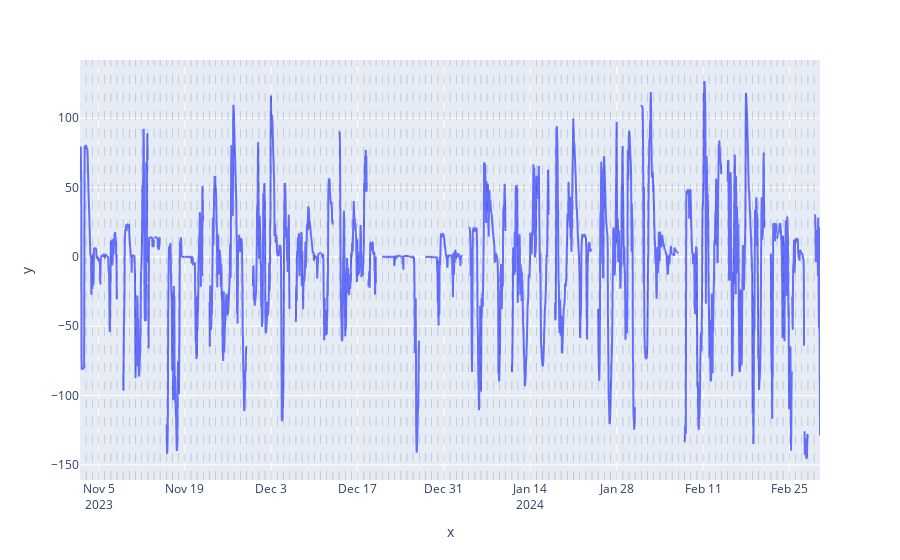

Write notebook code for a chart like this one.
### Code cell
# Instanciate the AverageSeasonalityRemover
avg_seasonality_rmv = AverageSeasonalityRemover()

# Fit and normalize
gen_data_dt_seasonality_rmv = avg_seasonality_rmv.fit_transform(gen_data_dt_peeled,
                                                                window_size = 24)

# Plot
plot_time_serie(gen_data_dt_seasonality_rmv,
                "",
                "value",
                dt_index = True)

### Figure 1 — Plotly figure (JSON) as saved in the notebook; plotly's stock layout.template omitted (floating-point values rounded to 4 significant figures; data arrays with more than 128 entries replaced by an {"elided": "..."} marker saying what was removed)
{"data": [{"hovertemplate": "x=%{x}<br>y=%{y}<extra></extra>", "legendgroup": "", "line": {"color": "#636efa", "dash": "solid"}, "marker": {"symbol": "circle"}, "mode": "lines", "name": "", "showlegend": false, "type": "scattergl", "x": {"elided": "2880 str values"}, "xaxis": "x", "y": {"elided": "2880 float values"}, "yaxis": "y"}], "layout": {"legend": {"tracegroupgap": 0}, "margin": {"t": 60}, "shapes": [{"line": {"color": "black", "dash": "dash", "width": 0.5}, "opacity": 0.3, "type": "line", "x0": "2023-11-03T00:00:00", "x1": "2023-11-03T00:00:00", "xref": "x", "y0": 0, "y1": 1, "yref": "y domain"}, {"line": {"color": "black", "dash": "dash", "width": 0.5}, "opacity": 0.3, "type": "line", "x0": "2023-11-04T00:00:00", "x1": "2023-11-04T00:00:00", "xref": "x", "y0": 0, "y1": 1, "yref": "y domain"}, {"line": {"color": "black", "dash": "dash", "width": 0.5}, "opacity": 0.3, "type": "line", "x0": "2023-11-05T00:00:00", "x1": "2023-11-05T00:00:00", "xref": "x", "y0": 0, "y1": 1, "yref": "y domain"}, {"line": {"color": "black", "dash": "dash", "width": 0.5}, "opacity": 0.3, "type": "line", "x0": "2023-11-06T00:00:00", "x1": "2023-11-06T00:00:00", "xref": "x", "y0": 0, "y1": 1, "yref": "y domain"}, {"line": {"color": "black", "dash": "dash", "width": 0.5}, "opacity": 0.3, "type": "line", "x0": "2023-11-07T00:00:00", "x1": "2023-11-07T00:00:00", "xref": "x", "y0": 0, "y1": 1, "yref": "y domain"}, {"line": {"color": "black", "dash": "dash", "width": 0.5}, "opacity": 0.3, "type": "line", "x0": "2023-11-08T00:00:00", "x1": "2023-11-08T00:00:00", "xref": "x", "y0": 0, "y1": 1, "yref": "y domain"}, {"line": {"color": "black", "dash": "dash", "width": 0.5}, "opacity": 0.3, "type": "line", "x0": "2023-11-09T00:00:00", "x1": "2023-11-09T00:00:00", "xref": "x", "y0": 0, "y1": 1, "yref": "y domain"}, {"line": {"color": "black", "dash": "dash", "width": 0.5}, "opacity": 0.3, "type": "line", "x0": "2023-11-10T00:00:00", "x1": "2023-11-10T00:00:00", "xref": "x", "y0": 0, "y1": 1, "yref": "y domain"}, {"line": {"color": "black", "dash": "dash", "width": 0.5}, "opacity": 0.3, "type": "line", "x0": "2023-11-11T00:00:00", "x1": "2023-11-11T00:00:00", "xref": "x", "y0": 0, "y1": 1, "yref": "y domain"}, {"line": {"color": "black", "dash": "dash", "width": 0.5}, "opacity": 0.3, "type": "line", "x0": "2023-11-12T00:00:00", "x1": "2023-11-12T00:00:00", "xref": "x", "y0": 0, "y1": 1, "yref": "y domain"}, {"line": {"color": "black", "dash": "dash", "width": 0.5}, "opacity": 0.3, "type": "line", "x0": "2023-11-13T00:00:00", "x1": "2023-11-13T00:00:00", "xref": "x", "y0": 0, "y1": 1, "yref": "y domain"}, {"line": {"color": "black", "dash": "dash", "width": 0.5}, "opacity": 0.3, "type": "line", "x0": "2023-11-14T00:00:00", "x1": "2023-11-14T00:00:00", "xref": "x", "y0": 0, "y1": 1, "yref": "y domain"}, {"line": {"color": "black", "dash": "dash", "width": 0.5}, "opacity": 0.3, "type": "line", "x0": "2023-11-15T00:00:00", "x1": "2023-11-15T00:00:00", "xref": "x", "y0": 0, "y1": 1, "yref": "y domain"}, {"line": {"color": "black", "dash": "dash", "width": 0.5}, "opacity": 0.3, "type": "line", "x0": "2023-11-16T00:00:00", "x1": "2023-11-16T00:00:00", "xref": "x", "y0": 0, "y1": 1, "yref": "y domain"}, {"line": {"color": "black", "dash": "dash", "width": 0.5}, "opacity": 0.3, "type": "line", "x0": "2023-11-17T00:00:00", "x1": "2023-11-17T00:00:00", "xref": "x", "y0": 0, "y1": 1, "yref": "y domain"}, {"line": {"color": "black", "dash": "dash", "width": 0.5}, "opacity": 0.3, "type": "line", "x0": "2023-11-18T00:00:00", "x1": "2023-11-18T00:00:00", "xref": "x", "y0": 0, "y1": 1, "yref": "y domain"}, {"line": {"color": "black", "dash": "dash", "width": 0.5}, "opacity": 0.3, "type": "line", "x0": "2023-11-19T00:00:00", "x1": "2023-11-19T00:00:00", "xref": "x", "y0": 0, "y1": 1, "yref": "y domain"}, {"line": {"color": "black", "dash": "dash", "width": 0.5}, "opacity": 0.3, "type": "line", "x0": "2023-11-20T00:00:00", "x1": "2023-11-20T00:00:00", "xref": "x", "y0": 0, "y1": 1, "yref": "y domain"}, {"line": {"color": "black", "dash": "dash", "width": 0.5}, "opacity": 0.3, "type": "line", "x0": "2023-11-21T00:00:00", "x1": "2023-11-21T00:00:00", "xref": "x", "y0": 0, "y1": 1, "yref": "y domain"}, {"line": {"color": "black", "dash": "dash", "width": 0.5}, "opacity": 0.3, "type": "line", "x0": "2023-11-22T00:00:00", "x1": "2023-11-22T00:00:00", "xref": "x", "y0": 0, "y1": 1, "yref": "y domain"}, {"line": {"color": "black", "dash": "dash", "width": 0.5}, "opacity": 0.3, "type": "line", "x0": "2023-11-23T00:00:00", "x1": "2023-11-23T00:00:00", "xref": "x", "y0": 0, "y1": 1, "yref": "y domain"}, {"line": {"color": "black", "dash": "dash", "width": 0.5}, "opacity": 0.3, "type": "line", "x0": "2023-11-24T00:00:00", "x1": "2023-11-24T00:00:00", "xref": "x", "y0": 0, "y1": 1, "yref": "y domain"}, {"line": {"color": "black", "dash": "dash", "width": 0.5}, "opacity": 0.3, "type": "line", "x0": "2023-11-25T00:00:00", "x1": "2023-11-25T00:00:00", "xref": "x", "y0": 0, "y1": 1, "yref": "y domain"}, {"line": {"color": "black", "dash": "dash", "width": 0.5}, "opacity": 0.3, "type": "line", "x0": "2023-11-26T00:00:00", "x1": "2023-11-26T00:00:00", "xref": "x", "y0": 0, "y1": 1, "yref": "y domain"}, {"line": {"color": "black", "dash": "dash", "width": 0.5}, "opacity": 0.3, "type": "line", "x0": "2023-11-27T00:00:00", "x1": "2023-11-27T00:00:00", "xref": "x", "y0": 0, "y1": 1, "yref": "y domain"}, {"line": {"color": "black", "dash": "dash", "width": 0.5}, "opacity": 0.3, "type": "line", "x0": "2023-11-28T00:00:00", "x1": "2023-11-28T00:00:00", "xref": "x", "y0": 0, "y1": 1, "yref": "y domain"}, {"line": {"color": "black", "dash": "dash", "width": 0.5}, "opacity": 0.3, "type": "line", "x0": "2023-11-29T00:00:00", "x1": "2023-11-29T00:00:00", "xref": "x", "y0": 0, "y1": 1, "yref": "y domain"}, {"line": {"color": "black", "dash": "dash", "width": 0.5}, "opacity": 0.3, "type": "line", "x0": "2023-11-30T00:00:00", "x1": "2023-11-30T00:00:00", "xref": "x", "y0": 0, "y1": 1, "yref": "y domain"}, {"line": {"color": "black", "dash": "dash", "width": 0.5}, "opacity": 0.3, "type": "line", "x0": "2023-12-01T00:00:00", "x1": "2023-12-01T00:00:00", "xref": "x", "y0": 0, "y1": 1, "yref": "y domain"}, {"line": {"color": "black", "dash": "dash", "width": 0.5}, "opacity": 0.3, "type": "line", "x0": "2023-12-02T00:00:00", "x1": "2023-12-02T00:00:00", "xref": "x", "y0": 0, "y1": 1, "yref": "y domain"}, {"line": {"color": "black", "dash": "dash", "width": 0.5}, "opacity": 0.3, "type": "line", "x0": "2023-12-03T00:00:00", "x1": "2023-12-03T00:00:00", "xref": "x", "y0": 0, "y1": 1, "yref": "y domain"}, {"line": {"color": "black", "dash": "dash", "width": 0.5}, "opacity": 0.3, "type": "line", "x0": "2023-12-04T00:00:00", "x1": "2023-12-04T00:00:00", "xref": "x", "y0": 0, "y1": 1, "yref": "y domain"}, {"line": {"color": "black", "dash": "dash", "width": 0.5}, "opacity": 0.3, "type": "line", "x0": "2023-12-05T00:00:00", "x1": "2023-12-05T00:00:00", "xref": "x", "y0": 0, "y1": 1, "yref": "y domain"}, {"line": {"color": "black", "dash": "dash", "width": 0.5}, "opacity": 0.3, "type": "line", "x0": "2023-12-06T00:00:00", "x1": "2023-12-06T00:00:00", "xref": "x", "y0": 0, "y1": 1, "yref": "y domain"}, {"line": {"color": "black", "dash": "dash", "width": 0.5}, "opacity": 0.3, "type": "line", "x0": "2023-12-07T00:00:00", "x1": "2023-12-07T00:00:00", "xref": "x", "y0": 0, "y1": 1, "yref": "y domain"}, {"line": {"color": "black", "dash": "dash", "width": 0.5}, "opacity": 0.3, "type": "line", "x0": "2023-12-08T00:00:00", "x1": "2023-12-08T00:00:00", "xref": "x", "y0": 0, "y1": 1, "yref": "y domain"}, {"line": {"color": "black", "dash": "dash", "width": 0.5}, "opacity": 0.3, "type": "line", "x0": "2023-12-09T00:00:00", "x1": "2023-12-09T00:00:00", "xref": "x", "y0": 0, "y1": 1, "yref": "y domain"}, {"line": {"color": "black", "dash": "dash", "width": 0.5}, "opacity": 0.3, "type": "line", "x0": "2023-12-10T00:00:00", "x1": "2023-12-10T00:00:00", "xref": "x", "y0": 0, "y1": 1, "yref": "y domain"}, {"line": {"color": "black", "dash": "dash", "width": 0.5}, "opacity": 0.3, "type": "line", "x0": "2023-12-11T00:00:00", "x1": "2023-12-11T00:00:00", "xref": "x", "y0": 0, "y1": 1, "yref": "y domain"}, {"line": {"color": "black", "dash": "dash", "width": 0.5}, "opacity": 0.3, "type": "line", "x0": "2023-12-12T00:00:00", "x1": "2023-12-12T00:00:00", "xref": "x", "y0": 0, "y1": 1, "yref": "y domain"}, {"line": {"color": "black", "dash": "dash", "width": 0.5}, "opacity": 0.3, "type": "line", "x0": "2023-12-13T00:00:00", "x1": "2023-12-13T00:00:00", "xref": "x", "y0": 0, "y1": 1, "yref": "y domain"}, {"line": {"color": "black", "dash": "dash", "width": 0.5}, "opacity": 0.3, "type": "line", "x0": "2023-12-14T00:00:00", "x1": "2023-12-14T00:00:00", "xref": "x", "y0": 0, "y1": 1, "yref": "y domain"}, {"line": {"color": "black", "dash": "dash", "width": 0.5}, "opacity": 0.3, "type": "line", "x0": "2023-12-15T00:00:00", "x1": "2023-12-15T00:00:00", "xref": "x", "y0": 0, "y1": 1, "yref": "y domain"}, {"line": {"color": "black", "dash": "dash", "width": 0.5}, "opacity": 0.3, "type": "line", "x0": "2023-12-16T00:00:00", "x1": "2023-12-16T00:00:00", "xref": "x", "y0": 0, "y1": 1, "yref": "y domain"}, {"line": {"color": "black", "dash": "dash", "width": 0.5}, "opacity": 0.3, "type": "line", "x0": "2023-12-17T00:00:00", "x1": "2023-12-17T00:00:00", "xref": "x", "y0": 0, "y1": 1, "yref": "y domain"}, {"line": {"color": "black", "dash": "dash", "width": 0.5}, "opacity": 0.3, "type": "line", "x0": "2023-12-18T00:00:00", "x1": "2023-12-18T00:00:00", "xref": "x", "y0": 0, "y1": 1, "yref": "y domain"}, {"line": {"color": "black", "dash": "dash", "width": 0.5}, "opacity": 0.3, "type": "line", "x0": "2023-12-19T00:00:00", "x1": "2023-12-19T00:00:00", "xref": "x", "y0": 0, "y1": 1, "yref": "y domain"}, {"line": {"color": "black", "dash": "dash", "width": 0.5}, "opacity": 0.3, "type": "line", "x0": "2023-12-20T00:00:00", "x1": "2023-12-20T00:00:00", "xref": "x", "y0": 0, "y1": 1, "yref": "y domain"}, {"line": {"color": "black", "dash": "dash", "width": 0.5}, "opacity": 0.3, "type": "line", "x0": "2023-12-21T00:00:00", "x1": "2023-12-21T00:00:00", "xref": "x", "y0": 0, "y1": 1, "yref": "y domain"}, {"line": {"color": "black", "dash": "dash", "width": 0.5}, "opacity": 0.3, "type": "line", "x0": "2023-12-22T00:00:00", "x1": "2023-12-22T00:00:00", "xref": "x", "y0": 0, "y1": 1, "yref": "y domain"}, {"line": {"color": "black", "dash": "dash", "width": 0.5}, "opacity": 0.3, "type": "line", "x0": "2023-12-23T00:00:00", "x1": "2023-12-23T00:00:00", "xref": "x", "y0": 0, "y1": 1, "yref": "y domain"}, {"line": {"color": "black", "dash": "dash", "width": 0.5}, "opacity": 0.3, "type": "line", "x0": "2023-12-24T00:00:00", "x1": "2023-12-24T00:00:00", "xref": "x", "y0": 0, "y1": 1, "yref": "y domain"}, {"line": {"color": "black", "dash": "dash", "width": 0.5}, "opacity": 0.3, "type": "line", "x0": "2023-12-25T00:00:00", "x1": "2023-12-25T00:00:00", "xref": "x", "y0": 0, "y1": 1, "yref": "y domain"}, {"line": {"color": "black", "dash": "dash", "width": 0.5}, "opacity": 0.3, "type": "line", "x0": "2023-12-26T00:00:00", "x1": "2023-12-26T00:00:00", "xref": "x", "y0": 0, "y1": 1, "yref": "y domain"}, {"line": {"color": "black", "dash": "dash", "width": 0.5}, "opacity": 0.3, "type": "line", "x0": "2023-12-27T00:00:00", "x1": "2023-12-27T00:00:00", "xref": "x", "y0": 0, "y1": 1, "yref": "y domain"}, {"line": {"color": "black", "dash": "dash", "width": 0.5}, "opacity": 0.3, "type": "line", "x0": "2023-12-28T00:00:00", "x1": "2023-12-28T00:00:00", "xref": "x", "y0": 0, "y1": 1, "yref": "y domain"}, {"line": {"color": "black", "dash": "dash", "width": 0.5}, "opacity": 0.3, "type": "line", "x0": "2023-12-29T00:00:00", "x1": "2023-12-29T00:00:00", "xref": "x", "y0": 0, "y1": 1, "yref": "y domain"}, {"line": {"color": "black", "dash": "dash", "width": 0.5}, "opacity": 0.3, "type": "line", "x0": "2023-12-30T00:00:00", "x1": "2023-12-30T00:00:00", "xref": "x", "y0": 0, "y1": 1, "yref": "y domain"}, {"line": {"color": "black", "dash": "dash", "width": 0.5}, "opacity": 0.3, "type": "line", "x0": "2023-12-31T00:00:00", "x1": "2023-12-31T00:00:00", "xref": "x", "y0": 0, "y1": 1, "yref": "y domain"}, {"line": {"color": "black", "dash": "dash", "width": 0.5}, "opacity": 0.3, "type": "line", "x0": "2024-01-01T00:00:00", "x1": "2024-01-01T00:00:00", "xref": "x", "y0": 0, "y1": 1, "yref": "y domain"}, {"line": {"color": "black", "dash": "dash", "width": 0.5}, "opacity": 0.3, "type": "line", "x0": "2024-01-02T00:00:00", "x1": "2024-01-02T00:00:00", "xref": "x", "y0": 0, "y1": 1, "yref": "y domain"}, {"line": {"color": "black", "dash": "dash", "width": 0.5}, "opacity": 0.3, "type": "line", "x0": "2024-01-03T00:00:00", "x1": "2024-01-03T00:00:00", "xref": "x", "y0": 0, "y1": 1, "yref": "y domain"}, {"line": {"color": "black", "dash": "dash", "width": 0.5}, "opacity": 0.3, "type": "line", "x0": "2024-01-04T00:00:00", "x1": "2024-01-04T00:00:00", "xref": "x", "y0": 0, "y1": 1, "yref": "y domain"}, {"line": {"color": "black", "dash": "dash", "width": 0.5}, "opacity": 0.3, "type": "line", "x0": "2024-01-05T00:00:00", "x1": "2024-01-05T00:00:00", "xref": "x", "y0": 0, "y1": 1, "yref": "y domain"}, {"line": {"color": "black", "dash": "dash", "width": 0.5}, "opacity": 0.3, "type": "line", "x0": "2024-01-06T00:00:00", "x1": "2024-01-06T00:00:00", "xref": "x", "y0": 0, "y1": 1, "yref": "y domain"}, {"line": {"color": "black", "dash": "dash", "width": 0.5}, "opacity": 0.3, "type": "line", "x0": "2024-01-07T00:00:00", "x1": "2024-01-07T00:00:00", "xref": "x", "y0": 0, "y1": 1, "yref": "y domain"}, {"line": {"color": "black", "dash": "dash", "width": 0.5}, "opacity": 0.3, "type": "line", "x0": "2024-01-08T00:00:00", "x1": "2024-01-08T00:00:00", "xref": "x", "y0": 0, "y1": 1, "yref": "y domain"}, {"line": {"color": "black", "dash": "dash", "width": 0.5}, "opacity": 0.3, "type": "line", "x0": "2024-01-09T00:00:00", "x1": "2024-01-09T00:00:00", "xref": "x", "y0": 0, "y1": 1, "yref": "y domain"}, {"line": {"color": "black", "dash": "dash", "width": 0.5}, "opacity": 0.3, "type": "line", "x0": "2024-01-10T00:00:00", "x1": "2024-01-10T00:00:00", "xref": "x", "y0": 0, "y1": 1, "yref": "y domain"}, {"line": {"color": "black", "dash": "dash", "width": 0.5}, "opacity": 0.3, "type": "line", "x0": "2024-01-11T00:00:00", "x1": "2024-01-11T00:00:00", "xref": "x", "y0": 0, "y1": 1, "yref": "y domain"}, {"line": {"color": "black", "dash": "dash", "width": 0.5}, "opacity": 0.3, "type": "line", "x0": "2024-01-12T00:00:00", "x1": "2024-01-12T00:00:00", "xref": "x", "y0": 0, "y1": 1, "yref": "y domain"}, {"line": {"color": "black", "dash": "dash", "width": 0.5}, "opacity": 0.3, "type": "line", "x0": "2024-01-13T00:00:00", "x1": "2024-01-13T00:00:00", "xref": "x", "y0": 0, "y1": 1, "yref": "y domain"}, {"line": {"color": "black", "dash": "dash", "width": 0.5}, "opacity": 0.3, "type": "line", "x0": "2024-01-14T00:00:00", "x1": "2024-01-14T00:00:00", "xref": "x", "y0": 0, "y1": 1, "yref": "y domain"}, {"line": {"color": "black", "dash": "dash", "width": 0.5}, "opacity": 0.3, "type": "line", "x0": "2024-01-15T00:00:00", "x1": "2024-01-15T00:00:00", "xref": "x", "y0": 0, "y1": 1, "yref": "y domain"}, {"line": {"color": "black", "dash": "dash", "width": 0.5}, "opacity": 0.3, "type": "line", "x0": "2024-01-16T00:00:00", "x1": "2024-01-16T00:00:00", "xref": "x", "y0": 0, "y1": 1, "yref": "y domain"}, {"line": {"color": "black", "dash": "dash", "width": 0.5}, "opacity": 0.3, "type": "line", "x0": "2024-01-17T00:00:00", "x1": "2024-01-17T00:00:00", "xref": "x", "y0": 0, "y1": 1, "yref": "y domain"}, {"line": {"color": "black", "dash": "dash", "width": 0.5}, "opacity": 0.3, "type": "line", "x0": "2024-01-18T00:00:00", "x1": "2024-01-18T00:00:00", "xref": "x", "y0": 0, "y1": 1, "yref": "y domain"}, {"line": {"color": "black", "dash": "dash", "width": 0.5}, "opacity": 0.3, "type": "line", "x0": "2024-01-19T00:00:00", "x1": "2024-01-19T00:00:00", "xref": "x", "y0": 0, "y1": 1, "yref": "y domain"}, {"line": {"color": "black", "dash": "dash", "width": 0.5}, "opacity": 0.3, "type": "line", "x0": "2024-01-20T00:00:00", "x1": "2024-01-20T00:00:00", "xref": "x", "y0": 0, "y1": 1, "yref": "y domain"}, {"line": {"color": "black", "dash": "dash", "width": 0.5}, "opacity": 0.3, "type": "line", "x0": "2024-01-21T00:00:00", "x1": "2024-01-21T00:00:00", "xref": "x", "y0": 0, "y1": 1, "yref": "y domain"}, {"line": {"color": "black", "dash": "dash", "width": 0.5}, "opacity": 0.3, "type": "line", "x0": "2024-01-22T00:00:00", "x1": "2024-01-22T00:00:00", "xref": "x", "y0": 0, "y1": 1, "yref": "y domain"}, {"line": {"color": "black", "dash": "dash", "width": 0.5}, "opacity": 0.3, "type": "line", "x0": "2024-01-23T00:00:00", "x1": "2024-01-23T00:00:00", "xref": "x", "y0": 0, "y1": 1, "yref": "y domain"}, {"line": {"color": "black", "dash": "dash", "width": 0.5}, "opacity": 0.3, "type": "line", "x0": "2024-01-24T00:00:00", "x1": "2024-01-24T00:00:00", "xref": "x", "y0": 0, "y1": 1, "yref": "y domain"}, {"line": {"color": "black", "dash": "dash", "width": 0.5}, "opacity": 0.3, "type": "line", "x0": "2024-01-25T00:00:00", "x1": "2024-01-25T00:00:00", "xref": "x", "y0": 0, "y1": 1, "yref": "y domain"}, {"line": {"color": "black", "dash": "dash", "width": 0.5}, "opacity": 0.3, "type": "line", "x0": "2024-01-26T00:00:00", "x1": "2024-01-26T00:00:00", "xref": "x", "y0": 0, "y1": 1, "yref": "y domain"}, {"line": {"color": "black", "dash": "dash", "width": 0.5}, "opacity": 0.3, "type": "line", "x0": "2024-01-27T00:00:00", "x1": "2024-01-27T00:00:00", "xref": "x", "y0": 0, "y1": 1, "yref": "y domain"}, {"line": {"color": "black", "dash": "dash", "width": 0.5}, "opacity": 0.3, "type": "line", "x0": "2024-01-28T00:00:00", "x1": "2024-01-28T00:00:00", "xref": "x", "y0": 0, "y1": 1, "yref": "y domain"}, {"line": {"color": "black", "dash": "dash", "width": 0.5}, "opacity": 0.3, "type": "line", "x0": "2024-01-29T00:00:00", "x1": "2024-01-29T00:00:00", "xref": "x", "y0": 0, "y1": 1, "yref": "y domain"}, {"line": {"color": "black", "dash": "dash", "width": 0.5}, "opacity": 0.3, "type": "line", "x0": "2024-01-30T00:00:00", "x1": "2024-01-30T00:00:00", "xref": "x", "y0": 0, "y1": 1, "yref": "y domain"}, {"line": {"color": "black", "dash": "dash", "width": 0.5}, "opacity": 0.3, "type": "line", "x0": "2024-01-31T00:00:00", "x1": "2024-01-31T00:00:00", "xref": "x", "y0": 0, "y1": 1, "yref": "y domain"}, {"line": {"color": "black", "dash": "dash", "width": 0.5}, "opacity": 0.3, "type": "line", "x0": "2024-02-01T00:00:00", "x1": "2024-02-01T00:00:00", "xref": "x", "y0": 0, "y1": 1, "yref": "y domain"}, {"line": {"color": "black", "dash": "dash", "width": 0.5}, "opacity": 0.3, "type": "line", "x0": "2024-02-02T00:00:00", "x1": "2024-02-02T00:00:00", "xref": "x", "y0": 0, "y1": 1, "yref": "y domain"}, {"line": {"color": "black", "dash": "dash", "width": 0.5}, "opacity": 0.3, "type": "line", "x0": "2024-02-03T00:00:00", "x1": "2024-02-03T00:00:00", "xref": "x", "y0": 0, "y1": 1, "yref": "y domain"}, {"line": {"color": "black", "dash": "dash", "width": 0.5}, "opacity": 0.3, "type": "line", "x0": "2024-02-04T00:00:00", "x1": "2024-02-04T00:00:00", "xref": "x", "y0": 0, "y1": 1, "yref": "y domain"}, {"line": {"color": "black", "dash": "dash", "width": 0.5}, "opacity": 0.3, "type": "line", "x0": "2024-02-05T00:00:00", "x1": "2024-02-05T00:00:00", "xref": "x", "y0": 0, "y1": 1, "yref": "y domain"}, {"line": {"color": "black", "dash": "dash", "width": 0.5}, "opacity": 0.3, "type": "line", "x0": "2024-02-06T00:00:00", "x1": "2024-02-06T00:00:00", "xref": "x", "y0": 0, "y1": 1, "yref": "y domain"}, {"line": {"color": "black", "dash": "dash", "width": 0.5}, "opacity": 0.3, "type": "line", "x0": "2024-02-07T00:00:00", "x1": "2024-02-07T00:00:00", "xref": "x", "y0": 0, "y1": 1, "yref": "y domain"}, {"line": {"color": "black", "dash": "dash", "width": 0.5}, "opacity": 0.3, "type": "line", "x0": "2024-02-08T00:00:00", "x1": "2024-02-08T00:00:00", "xref": "x", "y0": 0, "y1": 1, "yref": "y domain"}, {"line": {"color": "black", "dash": "dash", "width": 0.5}, "opacity": 0.3, "type": "line", "x0": "2024-02-09T00:00:00", "x1": "2024-02-09T00:00:00", "xref": "x", "y0": 0, "y1": 1, "yref": "y domain"}, {"line": {"color": "black", "dash": "dash", "width": 0.5}, "opacity": 0.3, "type": "line", "x0": "2024-02-10T00:00:00", "x1": "2024-02-10T00:00:00", "xref": "x", "y0": 0, "y1": 1, "yref": "y domain"}, {"line": {"color": "black", "dash": "dash", "width": 0.5}, "opacity": 0.3, "type": "line", "x0": "2024-02-11T00:00:00", "x1": "2024-02-11T00:00:00", "xref": "x", "y0": 0, "y1": 1, "yref": "y domain"}, {"line": {"color": "black", "dash": "dash", "width": 0.5}, "opacity": 0.3, "type": "line", "x0": "2024-02-12T00:00:00", "x1": "2024-02-12T00:00:00", "xref": "x", "y0": 0, "y1": 1, "yref": "y domain"}, {"line": {"color": "black", "dash": "dash", "width": 0.5}, "opacity": 0.3, "type": "line", "x0": "2024-02-13T00:00:00", "x1": "2024-02-13T00:00:00", "xref": "x", "y0": 0, "y1": 1, "yref": "y domain"}, {"line": {"color": "black", "dash": "dash", "width": 0.5}, "opacity": 0.3, "type": "line", "x0": "2024-02-14T00:00:00", "x1": "2024-02-14T00:00:00", "xref": "x", "y0": 0, "y1": 1, "yref": "y domain"}, {"line": {"color": "black", "dash": "dash", "width": 0.5}, "opacity": 0.3, "type": "line", "x0": "2024-02-15T00:00:00", "x1": "2024-02-15T00:00:00", "xref": "x", "y0": 0, "y1": 1, "yref": "y domain"}, {"line": {"color": "black", "dash": "dash", "width": 0.5}, "opacity": 0.3, "type": "line", "x0": "2024-02-16T00:00:00", "x1": "2024-02-16T00:00:00", "xref": "x", "y0": 0, "y1": 1, "yref": "y domain"}, {"line": {"color": "black", "dash": "dash", "width": 0.5}, "opacity": 0.3, "type": "line", "x0": "2024-02-17T00:00:00", "x1": "2024-02-17T00:00:00", "xref": "x", "y0": 0, "y1": 1, "yref": "y domain"}, {"line": {"color": "black", "dash": "dash", "width": 0.5}, "opacity": 0.3, "type": "line", "x0": "2024-02-18T00:00:00", "x1": "2024-02-18T00:00:00", "xref": "x", "y0": 0, "y1": 1, "yref": "y domain"}, {"line": {"color": "black", "dash": "dash", "width": 0.5}, "opacity": 0.3, "type": "line", "x0": "2024-02-19T00:00:00", "x1": "2024-02-19T00:00:00", "xref": "x", "y0": 0, "y1": 1, "yref": "y domain"}, {"line": {"color": "black", "dash": "dash", "width": 0.5}, "opacity": 0.3, "type": "line", "x0": "2024-02-20T00:00:00", "x1": "2024-02-20T00:00:00", "xref": "x", "y0": 0, "y1": 1, "yref": "y domain"}, {"line": {"color": "black", "dash": "dash", "width": 0.5}, "opacity": 0.3, "type": "line", "x0": "2024-02-21T00:00:00", "x1": "2024-02-21T00:00:00", "xref": "x", "y0": 0, "y1": 1, "yref": "y domain"}, {"line": {"color": "black", "dash": "dash", "width": 0.5}, "opacity": 0.3, "type": "line", "x0": "2024-02-22T00:00:00", "x1": "2024-02-22T00:00:00", "xref": "x", "y0": 0, "y1": 1, "yref": "y domain"}, {"line": {"color": "black", "dash": "dash", "width": 0.5}, "opacity": 0.3, "type": "line", "x0": "2024-02-23T00:00:00", "x1": "2024-02-23T00:00:00", "xref": "x", "y0": 0, "y1": 1, "yref": "y domain"}, {"line": {"color": "black", "dash": "dash", "width": 0.5}, "opacity": 0.3, "type": "line", "x0": "2024-02-24T00:00:00", "x1": "2024-02-24T00:00:00", "xref": "x", "y0": 0, "y1": 1, "yref": "y domain"}, {"line": {"color": "black", "dash": "dash", "width": 0.5}, "opacity": 0.3, "type": "line", "x0": "2024-02-25T00:00:00", "x1": "2024-02-25T00:00:00", "xref": "x", "y0": 0, "y1": 1, "yref": "y domain"}, {"line": {"color": "black", "dash": "dash", "width": 0.5}, "opacity": 0.3, "type": "line", "x0": "2024-02-26T00:00:00", "x1": "2024-02-26T00:00:00", "xref": "x", "y0": 0, "y1": 1, "yref": "y domain"}, {"line": {"color": "black", "dash": "dash", "width": 0.5}, "opacity": 0.3, "type": "line", "x0": "2024-02-27T00:00:00", "x1": "2024-02-27T00:00:00", "xref": "x", "y0": 0, "y1": 1, "yref": "y domain"}, {"line": {"color": "black", "dash": "dash", "width": 0.5}, "opacity": 0.3, "type": "line", "x0": "2024-02-28T00:00:00", "x1": "2024-02-28T00:00:00", "xref": "x", "y0": 0, "y1": 1, "yref": "y domain"}, {"line": {"color": "black", "dash": "dash", "width": 0.5}, "opacity": 0.3, "type": "line", "x0": "2024-02-29T00:00:00", "x1": "2024-02-29T00:00:00", "xref": "x", "y0": 0, "y1": 1, "yref": "y domain"}], "xaxis": {"anchor": "y", "domain": [0, 1], "title": {"text": "x"}}, "yaxis": {"anchor": "x", "domain": [0, 1], "title": {"text": "y"}}}}
